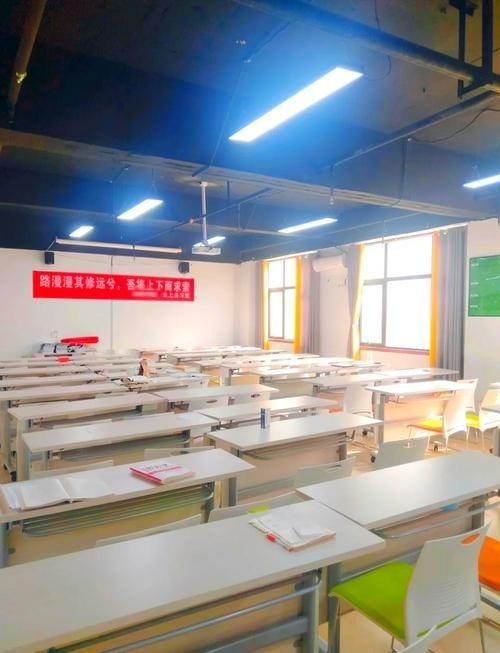
#> input picture data/seat_dataset_v8/images/test/20261104_0900_web_f0012.jpg, 500 x 653 px, given in place of main_view.jpg, which was not available
$ python make_web_rois.py
#> lines starting #> are read from the running program, lines starting #| are printed output that depends on the picture; after the words box and inside, x2 and y2 are one past the last pixel; in counts of white or black regions, pixels touching at a corner belong together
"""生成演示素材的座位 ROI（config/rois.json）—— 按「椅子 + 椅前桌面」模型。

座位定义（v2，与用户确认的口径一致）：
    1. 一个座位 = 一把椅子 + 椅子正前方一定范围的桌面；
    2. 一张大桌子旁有 N 把椅子，就有 N 个座位（座位数 = 贴桌椅子数）；
    3. 座位 ROI = 椅子所在区域 ∪ 该椅子正前方的桌面条带，判定模块在 ROI 内
       统计 person / 物品框。

几何模型：
    桌子按「远边 top / 近边 bottom / 左端 left / 右端 right」四个边描述，
    每把椅子登记为 (边, 沿边位置)。椅子框与桌面条带的尺寸按桌子尺寸的
    比例伸缩（近边椅子在画面里更大，比例取更大值），并用预览图人工核对。

坐标来源：
    在叠加原图坐标网格的放大图（data/video_demo/desk_*_grid.jpg）上逐桌读出，
    为人工测量值，允许 ±10px 误差；预览渲染后可再微调。

用法：
    python scripts/make_web_rois.py                 # 生成 rois.json + 预览图
    python scripts/make_web_rois.py --sync-config   # 同时把 seats 覆盖到 config.yaml
"""

import argparse
import json
import os

import cv2

SOURCE_IMAGE = "data/video_demo/main_view.jpg"
IMAGE_SIZE = [1920, 1410]
OUTPUT_PATH = "config/rois.json"
PREVIEW_PATH = "data/video_demo/roi_preview.jpg"

# ---------------------------------------------------------------------------
# 桌面矩形与椅子清单（在 desk_*_grid.jpg 网格图上人工读出）
# chairs 每项: (边, 沿边坐标)
#   top/bottom 边 → 该值为椅子中心的 x 像素
#   left/right 端 → 该值为椅子中心的 y 像素
# ---------------------------------------------------------------------------
DESKS = {
    "A": {
        "name": "A 桌（上中左，全空）",
        "rect": (548, 512, 800, 648),
        "chairs": [
            ("top", 570),
            ("top", 632),      # 远边 2 把，第 2 把有人（白衣）
            ("bottom", 620),
            ("bottom", 708),
            ("bottom", 786),   # 近边 3 把（坐标在 A_near_zoom.jpg 网格图上核准）
            ("left", 505),     # 左端 1 把
        ],
    },
    "B": {
        "name": "B 桌（中右，有人）",
        "rect": (1132, 735, 1398, 908),
        "chairs": [
            ("top", 1180),     # 远边左，有人（白衣）
            ("top", 1340),     # 远边右，空椅
            ("right", 820),    # 右端，有人（长发）
            ("bottom", 1258),  # 近边 1 把空椅
        ],
    },
    "C": {
        "name": "C 桌（中下，满桌白纸占座）",
        "rect": (768, 880, 1028, 1040),
        "chairs": [
            ("top", 855),
            ("top", 940),
            ("top", 1005),     # 远边 3 把
            ("right", 935),    # 右端 1 把
            ("bottom", 890),
            ("bottom", 985),   # 近边 2 把
        ],
    },
}

# 各边几何参数（相对桌子尺寸的比例）
# band  = 椅子区向桌外伸展的深度；strip = 桌面条带向桌内伸展的深度
# half  = 椅子框在沿边方向上的半宽
SIDE_PARAMS = {
    "top":    {"band": 0.42, "strip": 0.45, "half": 0.13},   # 相对桌高 band/strip，相对桌宽 half
    "bottom": {"band": 0.42, "strip": 0.50, "half": 0.13},   # band 压到椅子实际高度，防止桌后（画面近处）的人被算进来
    "left":   {"band": 0.38, "strip": 0.50, "half": 0.22},   # 相对桌宽 band/strip，相对桌高 half
    "right":  {"band": 0.38, "strip": 0.50, "half": 0.22},
}

# 编号顺序：远边（左→右）→ 右端（上→下）→ 近边（左→右）→ 左端（上→下）
SIDE_ORDER = ["top", "right", "bottom", "left"]


def clamp(value: float, low: int, high: int) -> int:
    """把坐标限制在画面范围内。"""
    return int(max(low, min(high, value)))


def build_seat_roi(desk_rect: tuple, side: str, position: int) -> dict:
    """按边与沿边位置生成一个座位的椅子框、桌面条带与合并 ROI。"""
    x1, y1, x2, y2 = desk_rect
    table_w = x2 - x1
    table_h = y2 - y1
    params = SIDE_PARAMS[side]

    if side in ("top", "bottom"):
        half_w = params["half"] * table_w
        chair_cx = position
        if side == "top":
            band_y1 = y1 - params["band"] * table_h
            band_y2 = y1
            strip_y1 = y1
            strip_y2 = y1 + params["strip"] * table_h
        else:
            band_y1 = y2
            band_y2 = y2 + params["band"] * table_h
            strip_y1 = y2 - params["strip"] * table_h
            strip_y2 = y2
        chair = [chair_cx - half_w, band_y1, chair_cx + half_w, band_y2]
        desk = [chair_cx - half_w, strip_y1, chair_cx + half_w, strip_y2]
    else:
        half_h = params["half"] * table_h
        chair_cy = position
        if side == "left":
            band_x1 = x1 - params["band"] * table_w
            band_x2 = x1
            strip_x1 = x1
            strip_x2 = x1 + params["strip"] * table_w
        else:
            band_x1 = x2
            band_x2 = x2 + params["band"] * table_w
            strip_x1 = x2 - params["strip"] * table_w
            strip_x2 = x2
        chair = [band_x1, chair_cy - half_h, band_x2, chair_cy + half_h]
        desk = [strip_x1, chair_cy - half_h, strip_x2, chair_cy + half_h]

    # 合并 ROI = 椅子框 ∪ 桌面条带（两框同宽，直接取外接矩形）
    roi = [
        clamp(min(chair[0], desk[0]), 0, IMAGE_SIZE[0]),
        clamp(min(chair[1], desk[1]), 0, IMAGE_SIZE[1]),
        clamp(max(chair[2], desk[2]), 0, IMAGE_SIZE[0]),
        clamp(max(chair[3], desk[3]), 0, IMAGE_SIZE[1]),
    ]
    return {
        "chair": [round(v) for v in chair],
        "desk": [round(v) for v in desk],
        "roi": roi,
    }


def build_all_seats() -> list:
    """逐桌生成座位列表，编号按 远边→右端→近边→左端 顺序。"""
    seats = []
    for letter, desk in DESKS.items():
        grouped = {side: [] for side in SIDE_ORDER}
        for side, position in desk["chairs"]:
            grouped[side].append(position)
        for side in SIDE_ORDER:
            grouped[side].sort()

        index = 0
        for side in SIDE_ORDER:
            for position in grouped[side]:
                index += 1
                seat_id = f"{letter}{index:02d}"
                geometry = build_seat_roi(desk["rect"], side, position)
                seats.append(
                    {
                        "id": seat_id,
                        "name": f"{letter}桌{index}号",
                        "side": side,
                        **geometry,
                    }
                )
    return seats


def render_preview(seats: list) -> None:
    """把座位框画到底图上，人工核对位置。"""
    image = cv2.imread(SOURCE_IMAGE)
    if image is None:
        print(f"[警告] 底图读取失败，跳过预览：{SOURCE_IMAGE}")
        return

    for seat in seats:
        cx1, cy1, cx2, cy2 = seat["chair"]
        dx1, dy1, dx2, dy2 = seat["desk"]
        rx1, ry1, rx2, ry2 = seat["roi"]

        # 桌面条带（蓝）与椅子区（黄）画半透明底层，合并 ROI 画绿色描边
        overlay = image.copy()
        cv2.rectangle(overlay, (dx1, dy1), (dx2, dy2), (255, 180, 60), -1)
        cv2.rectangle(overlay, (cx1, cy1), (cx2, cy2), (60, 200, 255), -1)
        cv2.addWeighted(overlay, 0.35, image, 0.65, 0, image)

        cv2.rectangle(image, (rx1, ry1), (rx2, ry2), (80, 220, 80), 2)
        cv2.putText(
            image, seat["id"], (rx1 + 3, ry1 + 22),
            cv2.FONT_HERSHEY_SIMPLEX, 0.62, (0, 0, 0), 4,
        )
        cv2.putText(
            image, seat["id"], (rx1 + 3, ry1 + 22),
            cv2.FONT_HERSHEY_SIMPLEX, 0.62, (120, 255, 120), 2,
        )

    os.makedirs(os.path.dirname(PREVIEW_PATH), exist_ok=True)
    cv2.imwrite(PREVIEW_PATH, image)
    print(f"[完成] 预览图：{PREVIEW_PATH}")


def sync_config(seats: list) -> None:
    """把 seats 列表覆盖到 config.yaml 的 seats 段（保留其余段落与注释）。"""
    config_path = "config/config.yaml"
    with open(config_path, "r", encoding="utf-8") as config_file:
        lines = config_file.readlines()

    start = end = None
    for index, line in enumerate(lines):
        if line.startswith("seats:"):
            start = index
            continue
        if start is not None and line and not line[0].isspace() and not line.startswith("#"):
            end = index
            break
    if start is None:
        print("[错误] config.yaml 中找不到 seats: 段")
        return
    if end is None:
        end = len(lines)

    block = ["# 由 scripts/make_web_rois.py 自动生成（椅子 + 椅前桌面模型），勿手工编辑\n"]
    block.append("seats:\n")
    for seat in seats:
        block.append(f"  - id: {seat['id']}\n")
        block.append(f"    name: {seat['name']}\n")
        block.append(f"    roi: {seat['roi']}\n")

    lines[start:end] = block
    with open(config_path, "w", encoding="utf-8") as config_file:
        config_file.writelines(lines)
    print(f"[完成] config.yaml seats 段已更新为 {len(seats)} 座")


def main() -> None:
    """生成 rois.json、渲染预览，可选同步 config.yaml。"""
    parser = argparse.ArgumentParser(description="按椅子模型生成座位 ROI")
    parser.add_argument("--sync-config", action="store_true", help="同时覆盖 config.yaml 的 seats 段")
    arguments = parser.parse_args()

    seats = build_all_seats()

    output_data = {
        "seat_model": "chair+desk",
        "definition": "一个座位 = 一把椅子 + 椅子正前方的桌面条带；座位数 = 贴桌椅子数",
        "source_image": SOURCE_IMAGE,
        "image_size": IMAGE_SIZE,
        "note": "演示素材 ROI；真实拍摄素材到位后需按同一模型重新标定",
        "seats": seats,
    }

    os.makedirs(os.path.dirname(OUTPUT_PATH), exist_ok=True)
    with open(OUTPUT_PATH, "w", encoding="utf-8") as output_file:
        json.dump(output_data, output_file, ensure_ascii=False, indent=2)

    counts = {}
    for seat in seats:
        letter = seat["id"][0]
        counts[letter] = counts.get(letter, 0) + 1
    print(f"[完成] 已写入 {len(seats)} 个座位：{OUTPUT_PATH}")
    for letter, number in counts.items():
        print(f"  {letter} 桌 {number} 座")
    for seat in seats:
        print(f"  {seat['id']} ({seat['side']:6s}) roi={seat['roi']}")

    render_preview(seats)
#> in render_preview, image is the input picture: shape (653, 500, 3); mean B, G, R 141.8, 140.4, 140.1
#> after the loop in render_preview, `for seat in seats:`:
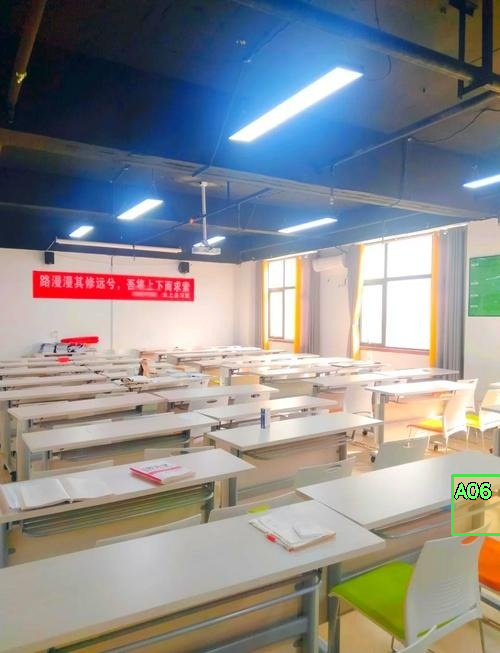
#> image: shape (653, 500, 3); 0.93% of pixels changed, all inside (x1, y1, x2, y2) = (451, 474, 500, 536)
    if arguments.sync_config:
        sync_config(seats)


if __name__ == "__main__":
    main()

$ run again, on data/seat_dataset_v8/images/test/20261104_0900_web_f0016.jpg
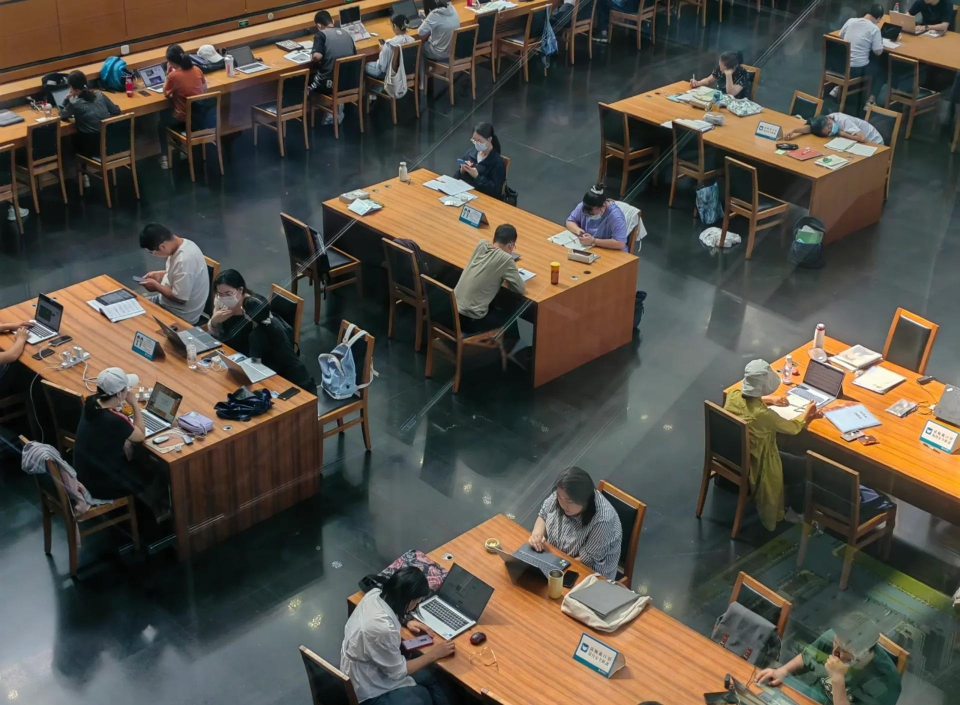
#> input picture data/seat_dataset_v8/images/test/20261104_0900_web_f0016.jpg, 1920 x 1410 px, given in place of main_view.jpg, which was not available (shown at 1/2 size)
#> in render_preview, image is the input picture: shape (1410, 1920, 3); mean B, G, R 70.8, 80.1, 84.6
#> after the loop in render_preview, `for seat in seats:`:
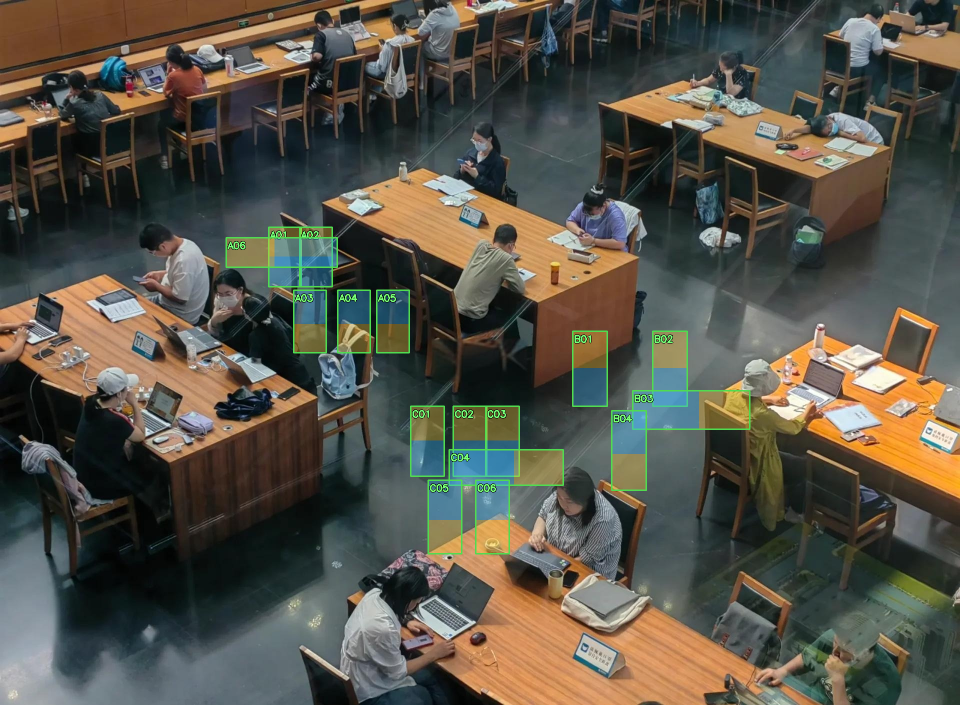
#> image: shape (1410, 1920, 3) (shown at 1/2 size); 5.74% of pixels changed, all inside (x1, y1, x2, y2) = (451, 453, 1501, 1109)

$ run again, on data/seat_dataset_v8/images/test/20261105_real_09.jpg
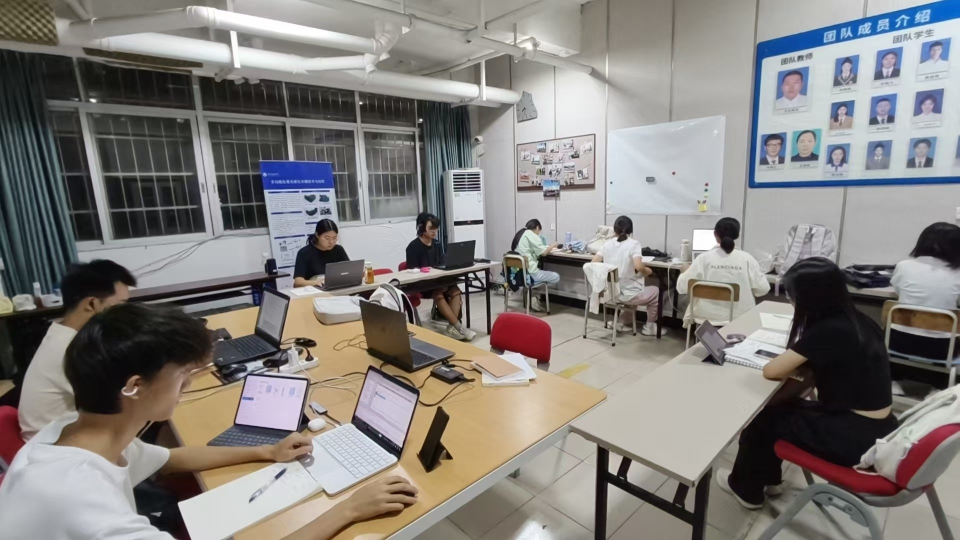
#> input picture data/seat_dataset_v8/images/test/20261105_real_09.jpg, 1919 x 1080 px, given in place of main_view.jpg, which was not available (shown at 1/2 size)
#> in render_preview, image is the input picture: shape (1080, 1919, 3); mean B, G, R 125, 128.2, 131.7
#> after the loop in render_preview, `for seat in seats:`:
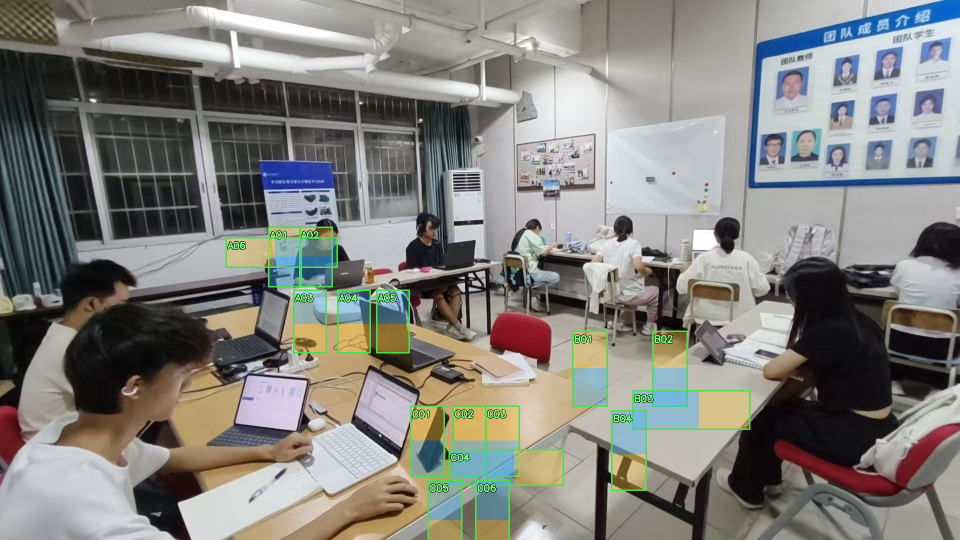
#> image: shape (1080, 1919, 3) (shown at 1/2 size); 7.3% of pixels changed, all inside (x1, y1, x2, y2) = (451, 453, 1501, 1080)
